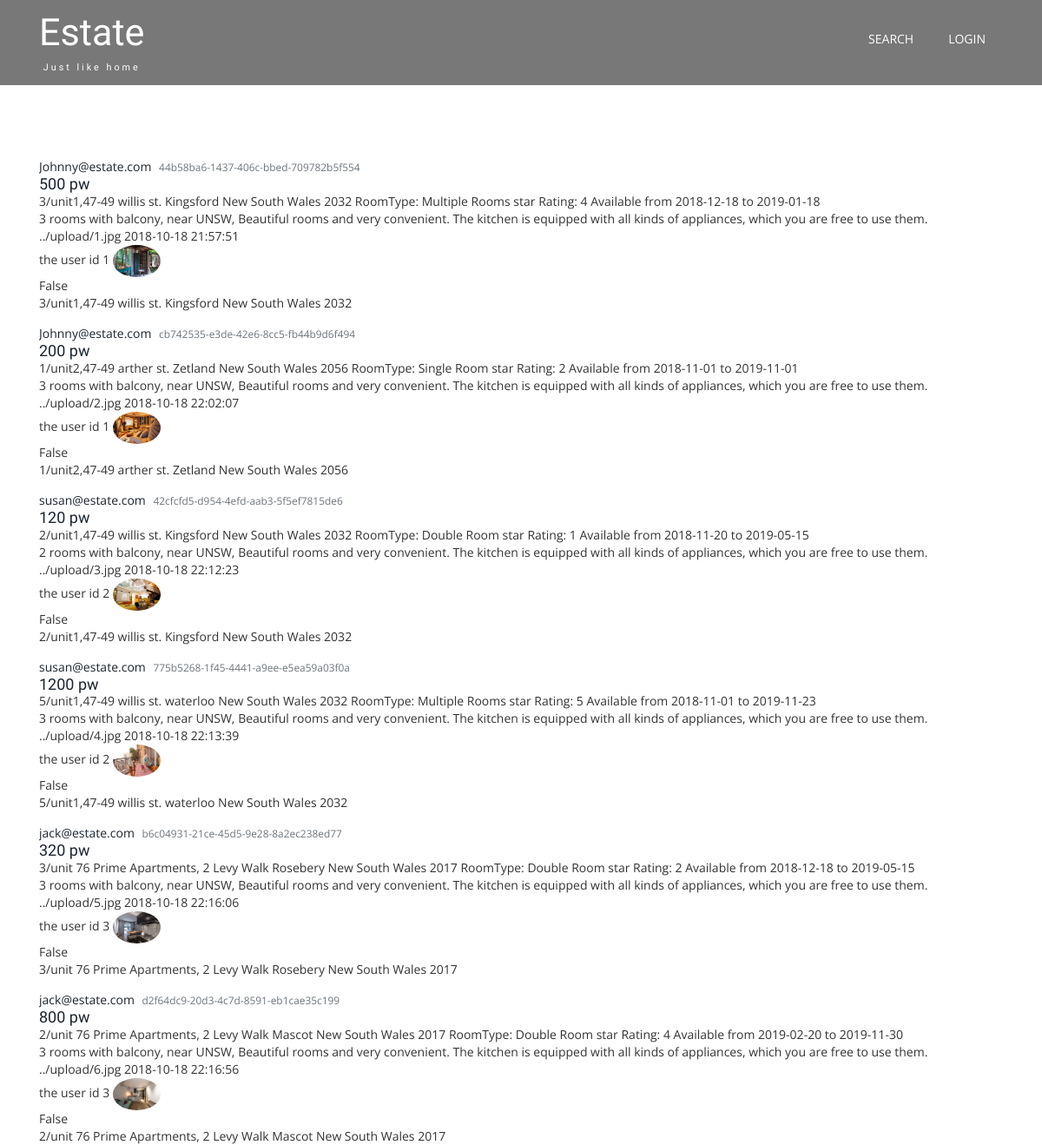
Page /showAll on the committed database.
### tables this page shows
CREATE TABLE hotel (
                    userid char(50),
                    useremail char(50),
                    HouseID char(50) primary key not null,
                    RoomNo char(50),
                    Street char(50),
                    Suburb char(50),
                    State char(50),
                    Postcode char(50),
                    RoomType char(50),
                    Star char(50),
                    check_in_date char(50),
                    check_out_date char(50),
                    price int(50),
                    description char(255),
                    Image char(50),
                    post_time char(50),
                    booking char(50),
                    full_address char(255)
                    );

### project.py (the view)
@app.route("/showAll")
def showAll():
    conn = sqlite3.connect("small.db")
    cur = conn.cursor()
    keys = [
        "UserID",
        "UserEmail",
        "HouseID",
        "RoomNo",
        "Street",
        "Suburb",
        "State",
        "Postcode",
        "RoomType",
        "Star",
        "CheckIn",
        "CheckOut",
        "Price",
        "Description",
        "Image",
        "Post_time",
        "Booking_state",
        "Full_address"
    ]
    info_tuples = cur.execute("""SELECT * FROM hotel;""")
    posts = [tupletodict(keys, tup) for tup in info_tuples]
    conn.close()
    return render_template('showdb.html', posts=posts)

### project.py (called while the page is built)
def tupletodict(keys, tup):
    return dict(zip(keys, tup))

### templates/showdb.html (shortened to what this page needs)
<!DOCTYPE html>
<html lang="en">
<head>
    <link rel="stylesheet" href="https://stackpath.bootstrapcdn.com/bootstrap/4.1.3/css/bootstrap.min.css">
    <link href="css/bootstrap.css" rel='stylesheet' type='text/css' />
    <link href="css/style.css" rel='stylesheet' type='text/css' />
</head>
<body>
        <div class="center-container">
            <div class="navigation">
                <div class="container">
                    <div class="agileits-logo">
                        {% if current_user.is_authenticated %}
                        <h1><a href="/mainpage">Estate<span class="w3agile" class=navigation-right>Welcome {{current_user.username}}</span></a></h1>
                        {% else %}
                         <h1><a href="/mainpage">Estate<span class="w3agile" navigation-right>Just like home</span></a></h1>
                         {% endif %}
                    </div>
                    <div class="navigation-right">
                        <nav class="link-effect-3" id="link-effect-3">
                            <ul class="nav1 nav">
                                <li><a data-hover="Search" href="/search_init">Search</a></li>
                                {% if current_user.is_anonymous %}
                                <li><a href="/login" class="scroll" data-hover="Agents">Login</a></li>
                                {% endif %}
                            </ul>
                        </nav>
                    </div>
                    <div class="clearfix"></div>
                </div>
            </div>
        </div>
        <div class="container">
            {% for post in posts %}
                <article class="media content-section">
                <div class="media-body">
                    <div class="article-metadata">
                    <a class="mr-2" href="#">{{ post.UserEmail }}</a>
                    <small class="text-muted">{{ post.HouseID }}</small>
                    </div>
                    <h4><a class="article-title" href="#">{{ post.Price }} pw</a></h4>
                    <div class="article-metadata">
                    <p class="article-content">
                        {{ post.RoomNo }}/{{ post.Street }} {{ post.Suburb }} {{ post.State }} {{ post.Postcode }}
                        RoomType: {{post.RoomType}}
                        star Rating: {{post.Star}}
                        Available from {{post.CheckIn}} to {{post.CheckOut}}
                    </p>
                    <p>
                        {{post.Description}}<br>
                        {{post.Image}}
                        {{post.Post_time}}<br>
                        the user id
                        {{post.UserID}}
                        <img src="{{post.Image}}" alt="Image for rental" class="img-circle" height="5%", width="5%"><br>
                        {{post.Booking_state}} <br>
                        {{post.Full_address}} <br>
                    </p>
                    </div>
                </div>
                </article>
            {% endfor %}
        </div>
</body>
</html>

### css/style.css (style rules this page uses)
body { margin:0; padding:0; background:#fff; font-family: 'Open Sans', sans-serif; }
h1,h2,h3,h4,h5,h6 { margin:0; font-family: 'Work Sans', sans-serif; }
p { margin:0; font-size:14px; }
ul { margin:0; padding:0; }
.center-container { padding: cover; background-size: cover; }
.agileits-logo { float:left; }
.navigation-right { float:right; margin: 0.8em 0 0; }
.navigation-right ul li { display:inline-block; }
.navigation-right ul li a { color:#fff; font-size:1em; text-decoration: none; padding: 10px 0; text-transform:uppercase; -webkit-transition:.5s all; -moz-transition:.5s all; -o-transition:.5s all; -ms-transition:.5s all; transition:.5s all; }
.navigation { padding:1em 0; background:rgba(0, 0, 0, 0.53); }
.link-effect-3 a { margin: 0 20px; position: relative !important; }
.agileits-logo h1 a { font-size:1.2em; color: #fff; text-decoration: none; font-weight: 300; }
.agileits-logo h1 a span.w3agile { display: block; font-size: 0.25em; text-align: center; letter-spacing: 3px; margin-top: 1em; color: #fff; font-weight: 300; }
@media (max-width: 1366px) { .center-container { padding: 0em 0 6em; } }

### rows in the picture
hotel: UserEmail "Johnny@estate.com", HouseID "44b58ba6-1437-406c-bbed-709782b5f554", Price "500", RoomNo "3", Street "unit1,47-49 willis st.", Suburb "Kingsford", State "New South Wales", Postcode "2032", RoomType "Multiple Rooms", Star "4", CheckIn "2018-12-18", CheckOut "2019-01-18", Description "3 rooms with balcony, near UNSW, Beautiful rooms and very convenient. The kitchen is equipped with all kinds of appliances, which you are free to use them.", Image "../upload/1.jpg", Post_time "2018-10-18 21:57:51", UserID "1", Image (picture), Booking_state "False", Full_address "3/unit1,47-49 willis st. Kingsford New South Wales 2032"
hotel: UserEmail "Johnny@estate.com", HouseID "cb742535-e3de-42e6-8cc5-fb44b9d6f494", Price "200", RoomNo "1", Street "unit2,47-49 arther st.", Suburb "Zetland", State "New South Wales", Postcode "2056", RoomType "Single Room", Star "2", CheckIn "2018-11-01", CheckOut "2019-11-01", Description "3 rooms with balcony, near UNSW, Beautiful rooms and very convenient. The kitchen is equipped with all kinds of appliances, which you are free to use them.", Image "../upload/2.jpg", Post_time "2018-10-18 22:02:07", UserID "1", Image (picture), Booking_state "False", Full_address "1/unit2,47-49 arther st. Zetland New South Wales 2056"
hotel: UserEmail "susan@estate.com", HouseID "42cfcfd5-d954-4efd-aab3-5f5ef7815de6", Price "120", RoomNo "2", Street "unit1,47-49 willis st.", Suburb "Kingsford", State "New South Wales", Postcode "2032", RoomType "Double Room", Star "1", CheckIn "2018-11-20", CheckOut "2019-05-15", Description "2 rooms with balcony, near UNSW, Beautiful rooms and very convenient. The kitchen is equipped with all kinds of appliances, which you are free to use them.", Image "../upload/3.jpg", Post_time "2018-10-18 22:12:23", UserID "2", Image (picture), Booking_state "False", Full_address "2/unit1,47-49 willis st. Kingsford New South Wales 2032"
hotel: UserEmail "susan@estate.com", HouseID "775b5268-1f45-4441-a9ee-e5ea59a03f0a", Price "1200", RoomNo "5", Street "unit1,47-49 willis st.", Suburb "waterloo", State "New South Wales", Postcode "2032", RoomType "Multiple Rooms", Star "5", CheckIn "2018-11-01", CheckOut "2019-11-23", Description "3 rooms with balcony, near UNSW, Beautiful rooms and very convenient. The kitchen is equipped with all kinds of appliances, which you are free to use them.", Image "../upload/4.jpg", Post_time "2018-10-18 22:13:39", UserID "2", Image (picture), Booking_state "False", Full_address "5/unit1,47-49 willis st. waterloo New South Wales 2032"
hotel: UserEmail "jack@estate.com", HouseID "b6c04931-21ce-45d5-9e28-8a2ec238ed77", Price "320", RoomNo "3", Street "unit 76 Prime Apartments, 2 Levy Walk", Suburb "Rosebery", State "New South Wales", Postcode "2017", RoomType "Double Room", Star "2", CheckIn "2018-12-18", CheckOut "2019-05-15", Description "3 rooms with balcony, near UNSW, Beautiful rooms and very convenient. The kitchen is equipped with all kinds of appliances, which you are free to use them.", Image "../upload/5.jpg", Post_time "2018-10-18 22:16:06", UserID "3", Image (picture), Booking_state "False", Full_address "3/unit 76 Prime Apartments, 2 Levy Walk Rosebery New South Wales 2017"
hotel: UserEmail "jack@estate.com", HouseID "d2f64dc9-20d3-4c7d-8591-eb1cae35c199", Price "800", RoomNo "2", Street "unit 76 Prime Apartments, 2 Levy Walk", Suburb "Mascot", State "New South Wales", Postcode "2017", RoomType "Double Room", Star "4", CheckIn "2019-02-20", CheckOut "2019-11-30", Description "3 rooms with balcony, near UNSW, Beautiful rooms and very convenient. The kitchen is equipped with all kinds of appliances, which you are free to use them.", Image "../upload/6.jpg", Post_time "2018-10-18 22:16:56", UserID "3", Image (picture), Booking_state "False", Full_address "2/unit 76 Prime Apartments, 2 Levy Walk Mascot New South Wales 2017"
